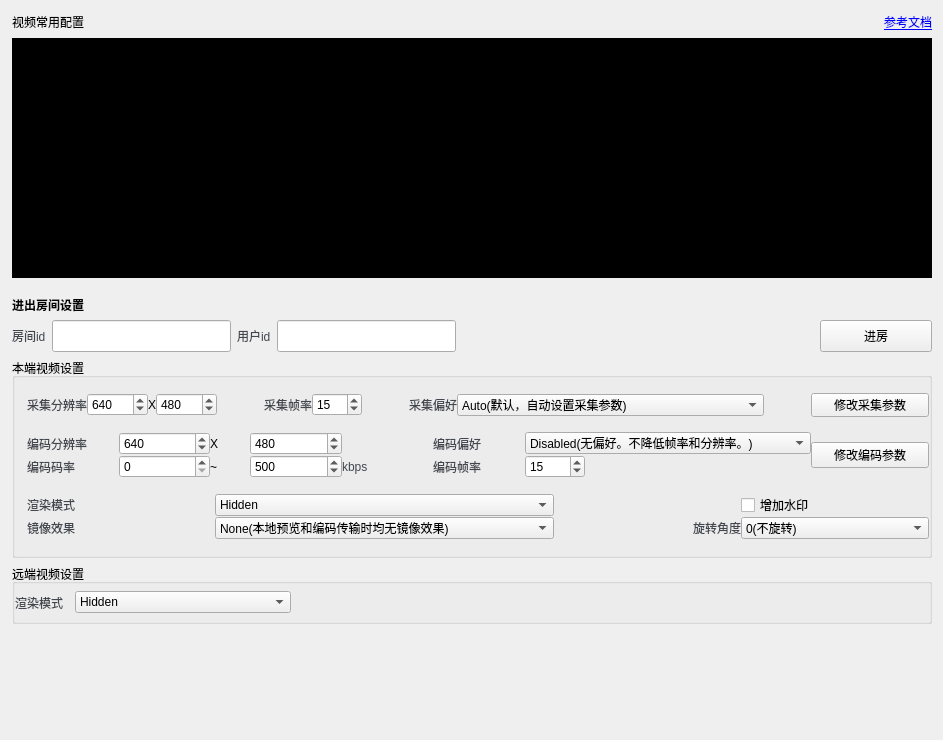
<?xml version="1.0" encoding="UTF-8"?>
<ui version="4.0">
 <class>VideoConfigWidget</class>
 <widget class="QWidget" name="VideoConfigWidget">
  <property name="geometry">
   <rect>
    <x>0</x>
    <y>0</y>
    <width>943</width>
    <height>740</height>
   </rect>
  </property>
  <property name="windowTitle">
   <string>Form</string>
  </property>
  <layout class="QVBoxLayout" name="verticalLayout_2">
   <property name="spacing">
    <number>6</number>
   </property>
   <property name="leftMargin">
    <number>12</number>
   </property>
   <property name="topMargin">
    <number>12</number>
   </property>
   <item>
    <layout class="QHBoxLayout" name="horizontalLayout_5">
     <item>
      <widget class="QLabel" name="label_title">
       <property name="text">
        <string>视频常用配置</string>
       </property>
      </widget>
     </item>
     <item>
      <spacer name="horizontalSpacer_4">
       <property name="orientation">
        <enum>Qt::Horizontal</enum>
       </property>
       <property name="sizeHint" stdset="0">
        <size>
         <width>40</width>
         <height>20</height>
        </size>
       </property>
      </spacer>
     </item>
     <item>
      <widget class="QLabel" name="label_15">
       <property name="minimumSize">
        <size>
         <width>18</width>
         <height>18</height>
        </size>
       </property>
       <property name="maximumSize">
        <size>
         <width>18</width>
         <height>18</height>
        </size>
       </property>
       <property name="text">
        <string/>
       </property>
       <property name="pixmap">
        <pixmap resource="../../../resources.qrc">:/img/Resources/ui/document.png</pixmap>
       </property>
       <property name="scaledContents">
        <bool>true</bool>
       </property>
      </widget>
     </item>
     <item>
      <widget class="QLabel" name="label_16">
       <property name="text">
        <string>&lt;a href=&quot;https://www.volcengine.com/docs/6348/70122&quot;&gt;参考文档</string>
       </property>
       <property name="openExternalLinks">
        <bool>true</bool>
       </property>
      </widget>
     </item>
    </layout>
   </item>
   <item>
    <widget class="QWidget" name="widget_u" native="true">
     <property name="minimumSize">
      <size>
       <width>0</width>
       <height>0</height>
      </size>
     </property>
     <property name="maximumSize">
      <size>
       <width>16777215</width>
       <height>240</height>
      </size>
     </property>
     <property name="styleSheet">
      <string notr="true">background-color: rgb(0, 0, 0);</string>
     </property>
     <layout class="QHBoxLayout" name="horizontalLayout">
      <property name="spacing">
       <number>0</number>
      </property>
      <property name="leftMargin">
       <number>12</number>
      </property>
      <property name="topMargin">
       <number>0</number>
      </property>
      <property name="rightMargin">
       <number>12</number>
      </property>
      <property name="bottomMargin">
       <number>0</number>
      </property>
      <item>
       <spacer name="horizontalSpacer_9">
        <property name="orientation">
         <enum>Qt::Horizontal</enum>
        </property>
        <property name="sizeHint" stdset="0">
         <size>
          <width>40</width>
          <height>20</height>
         </size>
        </property>
       </spacer>
      </item>
      <item>
       <widget class="UserWidget" name="widget" native="true">
        <property name="minimumSize">
         <size>
          <width>320</width>
          <height>240</height>
         </size>
        </property>
        <property name="maximumSize">
         <size>
          <width>320</width>
          <height>240</height>
         </size>
        </property>
       </widget>
      </item>
      <item>
       <spacer name="horizontalSpacer_3">
        <property name="orientation">
         <enum>Qt::Horizontal</enum>
        </property>
        <property name="sizeHint" stdset="0">
         <size>
          <width>40</width>
          <height>20</height>
         </size>
        </property>
       </spacer>
      </item>
      <item>
       <widget class="UserWidget" name="widget_2" native="true">
        <property name="minimumSize">
         <size>
          <width>320</width>
          <height>240</height>
         </size>
        </property>
        <property name="maximumSize">
         <size>
          <width>320</width>
          <height>240</height>
         </size>
        </property>
       </widget>
      </item>
      <item>
       <spacer name="horizontalSpacer_10">
        <property name="orientation">
         <enum>Qt::Horizontal</enum>
        </property>
        <property name="sizeHint" stdset="0">
         <size>
          <width>40</width>
          <height>20</height>
         </size>
        </property>
       </spacer>
      </item>
     </layout>
    </widget>
   </item>
   <item>
    <widget class="QLabel" name="label_14">
     <property name="minimumSize">
      <size>
       <width>0</width>
       <height>6</height>
      </size>
     </property>
     <property name="maximumSize">
      <size>
       <width>16777215</width>
       <height>6</height>
      </size>
     </property>
     <property name="text">
      <string/>
     </property>
    </widget>
   </item>
   <item>
    <widget class="QLabel" name="label_t1">
     <property name="font">
      <font>
       <bold>true</bold>
      </font>
     </property>
     <property name="text">
      <string>进出房间设置</string>
     </property>
    </widget>
   </item>
   <item>
    <layout class="QHBoxLayout" name="horizontalLayout_3">
     <item>
      <widget class="QLabel" name="label_9">
       <property name="styleSheet">
        <string notr="true">QLabel{color:#42464E; background-color:transparent;}</string>
       </property>
       <property name="text">
        <string>房间id</string>
       </property>
      </widget>
     </item>
     <item>
      <widget class="QLineEdit" name="lineEdit_room">
       <property name="minimumSize">
        <size>
         <width>0</width>
         <height>32</height>
        </size>
       </property>
      </widget>
     </item>
     <item>
      <widget class="QLabel" name="label_10">
       <property name="styleSheet">
        <string notr="true">QLabel{color:#42464E; background-color:transparent;}</string>
       </property>
       <property name="text">
        <string>用户id</string>
       </property>
      </widget>
     </item>
     <item>
      <widget class="QLineEdit" name="lineEdit_uid">
       <property name="minimumSize">
        <size>
         <width>0</width>
         <height>32</height>
        </size>
       </property>
      </widget>
     </item>
     <item>
      <spacer name="horizontalSpacer_2">
       <property name="orientation">
        <enum>Qt::Horizontal</enum>
       </property>
       <property name="sizeHint" stdset="0">
        <size>
         <width>40</width>
         <height>20</height>
        </size>
       </property>
      </spacer>
     </item>
     <item>
      <spacer name="horizontalSpacer">
       <property name="orientation">
        <enum>Qt::Horizontal</enum>
       </property>
       <property name="sizeHint" stdset="0">
        <size>
         <width>40</width>
         <height>20</height>
        </size>
       </property>
      </spacer>
     </item>
     <item>
      <widget class="QPushButton" name="btn_join">
       <property name="minimumSize">
        <size>
         <width>112</width>
         <height>32</height>
        </size>
       </property>
       <property name="maximumSize">
        <size>
         <width>112</width>
         <height>32</height>
        </size>
       </property>
       <property name="text">
        <string>进房</string>
       </property>
      </widget>
     </item>
    </layout>
   </item>
   <item>
    <widget class="QGroupBox" name="groupBox">
     <property name="minimumSize">
      <size>
       <width>0</width>
       <height>200</height>
      </size>
     </property>
     <property name="maximumSize">
      <size>
       <width>16777215</width>
       <height>200</height>
      </size>
     </property>
     <property name="font">
      <font>
       <bold>false</bold>
      </font>
     </property>
     <property name="styleSheet">
      <string notr="true"/>
     </property>
     <property name="title">
      <string>本端视频设置</string>
     </property>
     <layout class="QVBoxLayout" name="verticalLayout">
      <property name="spacing">
       <number>0</number>
      </property>
      <property name="leftMargin">
       <number>0</number>
      </property>
      <property name="topMargin">
       <number>0</number>
      </property>
      <property name="rightMargin">
       <number>0</number>
      </property>
      <property name="bottomMargin">
       <number>0</number>
      </property>
      <item>
       <layout class="QHBoxLayout" name="horizontalLayout_2">
        <property name="spacing">
         <number>0</number>
        </property>
        <property name="leftMargin">
         <number>12</number>
        </property>
        <item>
         <widget class="QLabel" name="label">
          <property name="styleSheet">
           <string notr="true">QLabel{color:#42464E; background-color:transparent;}</string>
          </property>
          <property name="text">
           <string>采集分辨率</string>
          </property>
         </widget>
        </item>
        <item>
         <widget class="QSpinBox" name="spinBox_c_w">
          <property name="minimumSize">
           <size>
            <width>50</width>
            <height>0</height>
           </size>
          </property>
          <property name="maximum">
           <number>10000</number>
          </property>
          <property name="value">
           <number>640</number>
          </property>
         </widget>
        </item>
        <item>
         <widget class="QLabel" name="label_17">
          <property name="text">
           <string>X</string>
          </property>
         </widget>
        </item>
        <item>
         <widget class="QSpinBox" name="spinBox_c_h">
          <property name="minimumSize">
           <size>
            <width>50</width>
            <height>0</height>
           </size>
          </property>
          <property name="maximum">
           <number>10000</number>
          </property>
          <property name="value">
           <number>480</number>
          </property>
         </widget>
        </item>
        <item>
         <spacer name="horizontalSpacer_5">
          <property name="orientation">
           <enum>Qt::Horizontal</enum>
          </property>
          <property name="sizeHint" stdset="0">
           <size>
            <width>40</width>
            <height>20</height>
           </size>
          </property>
         </spacer>
        </item>
        <item>
         <widget class="QLabel" name="label_3">
          <property name="styleSheet">
           <string notr="true">QLabel{color:#42464E; background-color:transparent;}</string>
          </property>
          <property name="text">
           <string>采集帧率</string>
          </property>
         </widget>
        </item>
        <item>
         <widget class="QSpinBox" name="spinBox_c_fps">
          <property name="minimumSize">
           <size>
            <width>50</width>
            <height>0</height>
           </size>
          </property>
          <property name="maximum">
           <number>200</number>
          </property>
          <property name="value">
           <number>15</number>
          </property>
         </widget>
        </item>
        <item>
         <spacer name="horizontalSpacer_6">
          <property name="orientation">
           <enum>Qt::Horizontal</enum>
          </property>
          <property name="sizeHint" stdset="0">
           <size>
            <width>40</width>
            <height>20</height>
           </size>
          </property>
         </spacer>
        </item>
        <item>
         <widget class="QLabel" name="label_2">
          <property name="styleSheet">
           <string notr="true">QLabel{color:#42464E; background-color:transparent;}</string>
          </property>
          <property name="text">
           <string>采集偏好</string>
          </property>
         </widget>
        </item>
        <item>
         <widget class="QComboBox" name="comboBox_capture_preference">
          <property name="minimumSize">
           <size>
            <width>0</width>
            <height>0</height>
           </size>
          </property>
          <item>
           <property name="text">
            <string>Auto(默认，自动设置采集参数)</string>
           </property>
          </item>
          <item>
           <property name="text">
            <string>Manual(手动设置采集参数，包括采集分辨率、帧率)</string>
           </property>
          </item>
          <item>
           <property name="text">
            <string>Performance(采集参数与编码参数一致)</string>
           </property>
          </item>
         </widget>
        </item>
        <item>
         <spacer name="horizontalSpacer_7">
          <property name="orientation">
           <enum>Qt::Horizontal</enum>
          </property>
          <property name="sizeHint" stdset="0">
           <size>
            <width>40</width>
            <height>20</height>
           </size>
          </property>
         </spacer>
        </item>
        <item>
         <widget class="QPushButton" name="btn_fix_capture">
          <property name="minimumSize">
           <size>
            <width>118</width>
            <height>24</height>
           </size>
          </property>
          <property name="maximumSize">
           <size>
            <width>16777215</width>
            <height>24</height>
           </size>
          </property>
          <property name="text">
           <string>修改采集参数</string>
          </property>
         </widget>
        </item>
       </layout>
      </item>
      <item>
       <layout class="QGridLayout" name="gridLayout">
        <property name="leftMargin">
         <number>12</number>
        </property>
        <property name="spacing">
         <number>0</number>
        </property>
        <item row="1" column="4">
         <widget class="QLabel" name="label_11">
          <property name="styleSheet">
           <string notr="true">QLabel{color:#42464E; background-color:transparent;}</string>
          </property>
          <property name="text">
           <string>kbps</string>
          </property>
         </widget>
        </item>
        <item row="0" column="11" rowspan="2">
         <widget class="QPushButton" name="btn_fix_encoder">
          <property name="minimumSize">
           <size>
            <width>118</width>
            <height>24</height>
           </size>
          </property>
          <property name="text">
           <string>修改编码参数</string>
          </property>
         </widget>
        </item>
        <item row="1" column="3">
         <widget class="QSpinBox" name="spinBox_e_bps_max">
          <property name="minimumSize">
           <size>
            <width>50</width>
            <height>0</height>
           </size>
          </property>
          <property name="minimum">
           <number>-1</number>
          </property>
          <property name="maximum">
           <number>10000</number>
          </property>
          <property name="value">
           <number>500</number>
          </property>
         </widget>
        </item>
        <item row="0" column="3">
         <widget class="QSpinBox" name="spinBox_e_h">
          <property name="minimumSize">
           <size>
            <width>50</width>
            <height>0</height>
           </size>
          </property>
          <property name="maximum">
           <number>10000</number>
          </property>
          <property name="value">
           <number>480</number>
          </property>
         </widget>
        </item>
        <item row="1" column="1">
         <widget class="QSpinBox" name="spinBox_e_bps_min">
          <property name="minimumSize">
           <size>
            <width>50</width>
            <height>0</height>
           </size>
          </property>
          <property name="maximum">
           <number>100000</number>
          </property>
         </widget>
        </item>
        <item row="0" column="0">
         <widget class="QLabel" name="label_4">
          <property name="styleSheet">
           <string notr="true">QLabel{color:#42464E; background-color:transparent;}</string>
          </property>
          <property name="text">
           <string>编码分辨率</string>
          </property>
         </widget>
        </item>
        <item row="1" column="0">
         <widget class="QLabel" name="label_7">
          <property name="styleSheet">
           <string notr="true">QLabel{color:#42464E; background-color:transparent;}</string>
          </property>
          <property name="text">
           <string>编码码率</string>
          </property>
         </widget>
        </item>
        <item row="1" column="2">
         <widget class="QLabel" name="label_19">
          <property name="maximumSize">
           <size>
            <width>40</width>
            <height>16777215</height>
           </size>
          </property>
          <property name="text">
           <string>~</string>
          </property>
         </widget>
        </item>
        <item row="1" column="7">
         <widget class="QLabel" name="label_5">
          <property name="styleSheet">
           <string notr="true">QLabel{color:#42464E; background-color:transparent;}</string>
          </property>
          <property name="text">
           <string>编码帧率</string>
          </property>
         </widget>
        </item>
        <item row="0" column="7">
         <widget class="QLabel" name="label_6">
          <property name="styleSheet">
           <string notr="true">QLabel{color:#42464E; background-color:transparent;}</string>
          </property>
          <property name="text">
           <string>编码偏好</string>
          </property>
         </widget>
        </item>
        <item row="0" column="2">
         <widget class="QLabel" name="label_18">
          <property name="text">
           <string>X</string>
          </property>
         </widget>
        </item>
        <item row="0" column="1">
         <widget class="QSpinBox" name="spinBox_e_w">
          <property name="minimumSize">
           <size>
            <width>50</width>
            <height>0</height>
           </size>
          </property>
          <property name="maximum">
           <number>10000</number>
          </property>
          <property name="value">
           <number>640</number>
          </property>
         </widget>
        </item>
        <item row="0" column="9">
         <widget class="QComboBox" name="comboBox_e_preference">
          <item>
           <property name="text">
            <string>Disabled(无偏好。不降低帧率和分辨率。)</string>
           </property>
          </item>
          <item>
           <property name="text">
            <string>Framerate(（默认值）帧率优先。分辨率不变。)</string>
           </property>
          </item>
          <item>
           <property name="text">
            <string>Quality(分辨率优先。)</string>
           </property>
          </item>
          <item>
           <property name="text">
            <string>Balance(平衡帧率与分辨率。)</string>
           </property>
          </item>
         </widget>
        </item>
        <item row="1" column="9">
         <widget class="QSpinBox" name="spinBox_e_fps">
          <property name="maximumSize">
           <size>
            <width>60</width>
            <height>16777215</height>
           </size>
          </property>
          <property name="maximum">
           <number>200</number>
          </property>
          <property name="value">
           <number>15</number>
          </property>
         </widget>
        </item>
       </layout>
      </item>
      <item>
       <layout class="QGridLayout" name="gridLayout_2">
        <property name="leftMargin">
         <number>12</number>
        </property>
        <item row="0" column="0">
         <widget class="QLabel" name="label_8">
          <property name="styleSheet">
           <string notr="true">QLabel{color:#42464E; background-color:transparent;}</string>
          </property>
          <property name="text">
           <string>渲染模式</string>
          </property>
         </widget>
        </item>
        <item row="0" column="1">
         <widget class="QComboBox" name="comboBox_c_render">
          <item>
           <property name="text">
            <string>Hidden</string>
           </property>
          </item>
          <item>
           <property name="text">
            <string>Fit</string>
           </property>
          </item>
          <item>
           <property name="text">
            <string>Fill</string>
           </property>
          </item>
         </widget>
        </item>
        <item row="1" column="0">
         <widget class="QLabel" name="label_13">
          <property name="styleSheet">
           <string notr="true">QLabel{color:#42464E; background-color:transparent;}</string>
          </property>
          <property name="text">
           <string>镜像效果</string>
          </property>
         </widget>
        </item>
        <item row="1" column="1">
         <widget class="QComboBox" name="comboBox_morror">
          <item>
           <property name="text">
            <string>None(本地预览和编码传输时均无镜像效果)</string>
           </property>
          </item>
          <item>
           <property name="text">
            <string>Render(本地预览时有镜像效果，编码传输时无镜像效果)</string>
           </property>
          </item>
          <item>
           <property name="text">
            <string>RenderAndEncoder(本地预览和编码传输时均有镜像效果)</string>
           </property>
          </item>
         </widget>
        </item>
        <item row="1" column="2">
         <widget class="QLabel" name="label_12">
          <property name="styleSheet">
           <string notr="true">QLabel{color:#42464E; background-color:transparent;}</string>
          </property>
          <property name="text">
           <string>旋转角度</string>
          </property>
          <property name="alignment">
           <set>Qt::AlignRight|Qt::AlignTrailing|Qt::AlignVCenter</set>
          </property>
         </widget>
        </item>
        <item row="1" column="3">
         <widget class="QComboBox" name="comboBox_rotation">
          <item>
           <property name="text">
            <string>0(不旋转)</string>
           </property>
          </item>
          <item>
           <property name="text">
            <string>90(顺时针旋转 90 度)</string>
           </property>
          </item>
          <item>
           <property name="text">
            <string>180(顺时针旋转 180 度)</string>
           </property>
          </item>
          <item>
           <property name="text">
            <string>270(顺时针旋转 270 度)</string>
           </property>
          </item>
         </widget>
        </item>
        <item row="0" column="3">
         <widget class="QCheckBox" name="checkBox_water">
          <property name="text">
           <string>增加水印</string>
          </property>
         </widget>
        </item>
       </layout>
      </item>
     </layout>
    </widget>
   </item>
   <item>
    <widget class="QGroupBox" name="groupBox_2">
     <property name="minimumSize">
      <size>
       <width>0</width>
       <height>60</height>
      </size>
     </property>
     <property name="maximumSize">
      <size>
       <width>16777215</width>
       <height>16777215</height>
      </size>
     </property>
     <property name="font">
      <font>
       <bold>false</bold>
      </font>
     </property>
     <property name="title">
      <string>远端视频设置</string>
     </property>
     <layout class="QHBoxLayout" name="horizontalLayout_4">
      <property name="spacing">
       <number>12</number>
      </property>
      <property name="leftMargin">
       <number>0</number>
      </property>
      <property name="topMargin">
       <number>0</number>
      </property>
      <property name="rightMargin">
       <number>0</number>
      </property>
      <property name="bottomMargin">
       <number>0</number>
      </property>
      <item>
       <widget class="QLabel" name="label_22">
        <property name="styleSheet">
         <string notr="true">QLabel{color:#42464E; background-color:transparent;}</string>
        </property>
        <property name="text">
         <string>渲染模式</string>
        </property>
       </widget>
      </item>
      <item>
       <widget class="QComboBox" name="comboBox_remote_render">
        <property name="minimumSize">
         <size>
          <width>216</width>
          <height>0</height>
         </size>
        </property>
        <item>
         <property name="text">
          <string>Hidden</string>
         </property>
        </item>
        <item>
         <property name="text">
          <string>Fit</string>
         </property>
        </item>
        <item>
         <property name="text">
          <string>Fill</string>
         </property>
        </item>
       </widget>
      </item>
      <item>
       <spacer name="horizontalSpacer_8">
        <property name="orientation">
         <enum>Qt::Horizontal</enum>
        </property>
        <property name="sizeHint" stdset="0">
         <size>
          <width>40</width>
          <height>20</height>
         </size>
        </property>
       </spacer>
      </item>
     </layout>
    </widget>
   </item>
   <item>
    <spacer name="verticalSpacer">
     <property name="orientation">
      <enum>Qt::Vertical</enum>
     </property>
     <property name="sizeHint" stdset="0">
      <size>
       <width>20</width>
       <height>40</height>
      </size>
     </property>
    </spacer>
   </item>
  </layout>
 </widget>
 <customwidgets>
  <customwidget>
   <class>UserWidget</class>
   <extends>QWidget</extends>
   <header>UserWidget.h</header>
   <container>1</container>
  </customwidget>
 </customwidgets>
 <resources>
  <include location="../../../resources.qrc"/>
 </resources>
 <connections/>
</ui>
